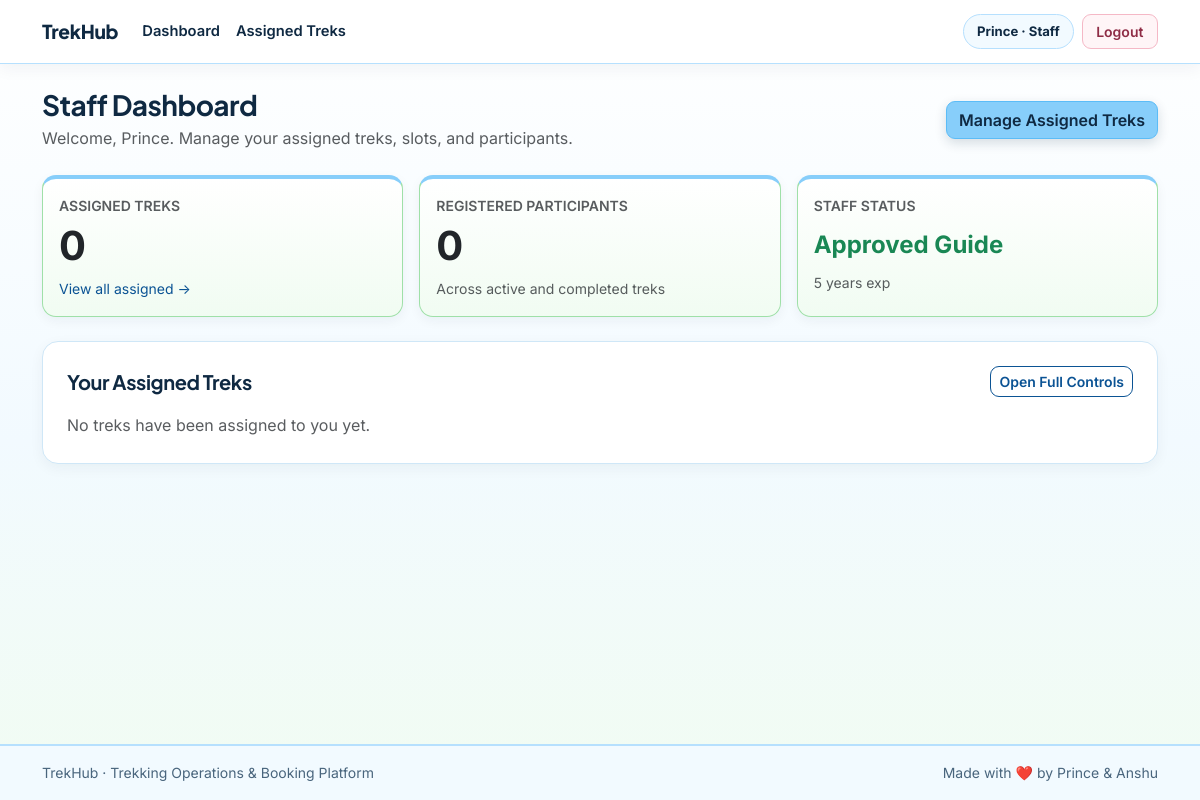
Screenshot of /staff/dashboard (signed in) with the database file from the repository.
### models/user.py (models this page shows, shortened)
class User(db.Model):
    __tablename__ = "users"
    id = db.Column(db.Integer, primary_key=True)
    name = db.Column(db.String(120), nullable=False)
    email = db.Column(db.String(150), unique=True, nullable=False, index=True)
    password_hash = db.Column(db.String(255), nullable=False)
    phone = db.Column(db.String(20), nullable=True)
    emergency_contact = db.Column(db.String(20), nullable=True)
    role = db.Column(db.String(20), nullable=False, default="user")
    experience = db.Column(db.String(200), nullable=True)
    is_approved = db.Column(db.Boolean, nullable=False, default=True)
    is_blacklisted = db.Column(db.Boolean, nullable=False, default=False)
    created_at = db.Column(db.DateTime, default=lambda: datetime.now(timezone.utc))
    assigned_treks = db.relationship("Trek", back_populates="assigned_staff", lazy=True)
    bookings = db.relationship("Booking", back_populates="user", lazy=True, cascade="all, delete-orphan")
    payments = db.relationship("Payment", back_populates="user", lazy=True, cascade="all, delete-orphan")
    reviews = db.relationship("Review", back_populates="user", lazy=True, cascade="all, delete-orphan")
    location_updates = db.relationship("LocationUpdate", back_populates="user", lazy=True, cascade="all, delete-orphan")

### routes/staff_routes.py (the view)
@staff_bp.route("/dashboard", methods=["GET"])
@role_required("staff")
def dashboard():
    return staff_controller.dashboard()

### controllers/staff_controller.py (called while the page is built, shortened)
def _build_trek_stats(treks):
    stats = []
    return stats

def dashboard():
    staff = g.current_user
    treks = (
        Trek.query.filter_by(assigned_staff_id=staff.id)
        .filter(Trek.status != "Completed")
        .order_by(Trek.start_date.asc())
        .all()
    )
    trek_stats = _build_trek_stats(treks)
    total_participants = sum(item["registered_count"] for item in trek_stats)
    return render_template(
        "staff/dashboard.html",
        staff=staff,
        total_treks=len(treks),
        total_participants=total_participants,
        trek_stats=trek_stats,
    )

### utils/helpers.py (called while the page is built)
def get_logged_in_user():
    try:
        verify_jwt_in_request(optional=True)
        identity = get_jwt_identity()
        if identity and str(identity).isdigit():
            user = User.query.get(int(identity))
            if user and not user.is_blacklisted:
                return user
    except Exception:
        return None
    return None

### templates/staff/dashboard.html (shortened to what this page needs)
{% extends "base.html" %}  {% block content %}
<div
  class="d-flex flex-wrap justify-content-between align-items-center gap-2 mb-4"
>
  <div>
    <h1 class="h3 fw-bold mb-1">Staff Dashboard</h1>
    <p class="text-muted mb-0">
      Welcome, {{ staff.name }}. Manage your assigned treks, slots, and
      participants.
    </p>
  </div>
  <a href="{{ url_for('staff.assigned_treks') }}" class="btn btn-trek"
    >Manage Assigned Treks</a
  >
</div>
<div class="row g-3 mb-4">
  <div class="col-md-4">
    <div class="card stat-card bg-white p-3 h-100">
      <span class="text-muted small fw-semibold">ASSIGNED TREKS</span>
      <span class="display-6 fw-bold mt-1">{{ total_treks }}</span>
      <a
        href="{{ url_for('staff.assigned_treks') }}"
        class="small text-decoration-none mt-2"
        >View all assigned &rarr;</a
      >
    </div>
  </div>
  <div class="col-md-4">
    <div class="card stat-card bg-white p-3 h-100">
      <span class="text-muted small fw-semibold">REGISTERED PARTICIPANTS</span>
      <span class="display-6 fw-bold mt-1">{{ total_participants }}</span>
      <span class="small text-muted mt-2"
        >Across active and completed treks</span
      >
    </div>
  </div>
  <div class="col-md-4">
    <div class="card stat-card bg-white p-3 h-100">
      <span class="text-muted small fw-semibold">STAFF STATUS</span>
      <span class="fs-4 fw-bold text-success mt-2">Approved Guide</span>
      <span class="small text-muted mt-2"
        >{{ staff.experience or 'Active trek staff member' }}</span
      >
    </div>
  </div>
</div>
<div class="card card-trek bg-white p-4">
  <div class="d-flex justify-content-between align-items-center mb-3">
    <h2 class="h5 fw-bold mb-0">Your Assigned Treks</h2>
    <a
      href="{{ url_for('staff.assigned_treks') }}"
      class="btn btn-sm btn-outline-trek"
      >Open Full Controls</a
    >
  </div>
  {% if trek_stats %}
  <div class="table-responsive">
    <table class="table table-hover align-middle table-trekhub mb-0">
      <thead>
        <tr>
          <th>ID</th>
          <th>Trek &amp; Location</th>
          <th>Dates</th>
          <th>Registered / Total</th>
          <th>Available Slots</th>
          <th>Status</th>
          <th>Quick Actions</th>
        </tr>
      </thead>
      <tbody>
        {% for item in trek_stats %} {% set trek = item.trek %}
        <tr>
          <td>#{{ trek.id }}</td>
          <td>
            <div class="fw-semibold">{{ trek.name }}</div>
            <small class="text-muted"
              >{{ trek.location }} &middot; {{ trek.difficulty }}</small
            >
          </td>
          <td class="small">
            {{ trek.start_date.strftime('%d %b %Y') }}<br />
            <span class="text-muted"
              >to {{ trek.end_date.strftime('%d %b %Y') }}</span
            >
          </td>
          <td class="fw-semibold">
            {{ item.registered_count }} / {{ trek.total_slots }}
          </td>
          <td>{{ trek.available_slots }}</td>
          <td>
            <span class="badge {{ status_badge_class(trek.status) }}"
              >{{ trek.status }}</span
            >
          </td>
          <td>
            <div class="d-flex flex-wrap gap-1">
              <a
                href="{{ url_for('staff.participants', trek_id=trek.id) }}"
                class="btn btn-sm btn-outline-primary"
                >Participants</a
              >
              <a
                href="{{ url_for('location.view_location', trek_id=trek.id) }}"
                class="btn btn-sm btn-outline-trek"
                >Live Location</a
              >
              {% if trek.status in ('Open', 'Closed') %}
              <form
                action="{{ url_for('staff.mark_trek_status', trek_id=trek.id) }}"
                method="POST"
                class="d-inline"
              >
                <input type="hidden" name="status" value="Started" />
                <button type="submit" class="btn btn-sm btn-primary">
                  Mark Started
                </button>
              </form>
              {% elif trek.status == 'Started' %}
              <form
                action="{{ url_for('staff.mark_trek_status', trek_id=trek.id) }}"
                method="POST"
                class="d-inline"
              >
                <input type="hidden" name="status" value="Completed" />
                <button type="submit" class="btn btn-sm btn-dark">
                  Mark Completed
                </button>
              </form>
              {% endif %}
            </div>
          </td>
        </tr>
        {% endfor %}
      </tbody>
    </table>
  </div>
  {% else %}
  <p class="text-muted mb-0">No treks have been assigned to you yet.</p>
  {% endif %}
</div>
{% endblock %}

### templates/base.html (shortened to what this page needs)
<!doctype html>
<html lang="en">
  <head>
    <link
      href="https://cdn.jsdelivr.net/npm/bootstrap@5.3.3/dist/css/bootstrap.min.css"
      rel="stylesheet"
    />
    <link
      rel="stylesheet"
      href="{{ url_for('static', filename='css/style.css') }}"
    />
  </head>
  <body>
    <nav class="navbar navbar-expand-lg navbar-trekhub sticky-top">
      <div class="container">
        <a
          class="navbar-brand d-flex align-items-center gap-2"
          href="{{ url_for('index') }}"
        >
          <span>TrekHub</span>
        </a>
        <div class="collapse navbar-collapse" id="trekhubNavbar">
          <ul class="navbar-nav me-auto mb-2 mb-lg-0">
            {% if current_user %} {% if current_user.role == 'admin' %}
            <li class="nav-item">
              <a class="nav-link" href="{{ url_for('admin.dashboard') }}"
                >Dashboard</a
              >
            </li>
            <li class="nav-item">
              <a class="nav-link" href="{{ url_for('admin.manage_treks') }}"
                >Treks</a
              >
            </li>
            <li class="nav-item">
              <a class="nav-link" href="{{ url_for('admin.all_bookings') }}"
                >Bookings</a
              >
            </li>
            <li class="nav-item">
              <a
                class="nav-link"
                href="{{ url_for('admin.completed_feedback') }}"
                >Feedback</a
              >
            </li>
            <li class="nav-item">
              <a class="nav-link" href="{{ url_for('admin.manage_staff') }}"
                >Staff</a
              >
            </li>
            <li class="nav-item">
              <a class="nav-link" href="{{ url_for('admin.manage_users') }}"
                >Users</a
              >
            </li>
            {% elif current_user.role == 'staff' %}
            <li class="nav-item">
              <a class="nav-link" href="{{ url_for('staff.dashboard') }}"
                >Dashboard</a
              >
            </li>
            <li class="nav-item">
              <a class="nav-link" href="{{ url_for('staff.assigned_treks') }}"
                >Assigned Treks</a
              >
            </li>
            {% endif %} {% endif %}
          </ul>
          <div class="d-flex flex-wrap align-items-center gap-2">
            {% if current_user %}
            <span class="user-pill"
              >{{ current_user.name }} &middot; {{ current_user.role|capitalize
              }}</span
            >
            <a
              href="{{ url_for('auth.logout') }}"
              class="btn btn-sm btn-outline-light"
              >Logout</a
            >
            {% endif %}
          </div>
        </div>
      </div>
    </nav>
    <main class="container py-4">
       {% block content %}{% endblock %}
    </main>
    <footer class="footer-trekhub py-3 mt-auto">
      <div
        class="container d-flex flex-wrap justify-content-between align-items-center gap-2"
      >
        <span>TrekHub &middot; Trekking Operations &amp; Booking Platform</span>
        <span>Made with ❤️ by Prince & Anshu</span>
      </div>
    </footer>
  </body>
</html>

### static/css/style.css (style rules this page uses)
:root { --trek-sky: #87cefa; --trek-sky-bright: #5bbcf7; --trek-sky-deep: #0b5394; --trek-sky-soft: #dff2ff; --trek-sky-pale: #f2faff; --trek-sky-border: #b6e0fe; --trek-pink: #f4c2c2; --trek-pink-deep: #8f2d46; --trek-pink-soft: #fde4e8; --trek-pink-pale: #fff5f7; --trek-pink-border: #f5b8c6; --trek-green: #b7ebbd; --trek-green-deep: #1b5e2a; --trek-green-soft: #dcf7df; --trek-green-pale: #f1fcf2; --trek-green-border: #9fe0a8; --trek-white: #ffffff; --trek-bg: #f7fcff; --trek-ink: #0f2942; --trek-muted: #49657d; --trek-border: #cfe7f7; --trek-border-soft: #e3f2fc; }
body { background: linear-gradient( 180deg, var(--trek-white) 0%, var(--trek-sky-pale) 55%, var(--trek-green-pale) 100% ); color: var(--trek-ink); min-height: 100vh; display: flex; flex-direction: column; font-family: "Inter", system-ui, -apple-system, "Segoe UI", Roboto, sans-serif; -webkit-font-smoothing: antialiased; line-height: 1.6; }
h1, h2, h3, h4, h5, h6, .navbar-brand { font-family: "Plus Jakarta Sans", "Inter", system-ui, sans-serif; letter-spacing: -0.02em; }
main { flex: 1; }
a { color: var(--trek-sky-deep); transition: color 0.16s ease; }
.navbar-trekhub { background-color: var(--trek-white); border-bottom: 1.5px solid var(--trek-sky-border); box-shadow: 0 4px 16px rgba(15, 41, 66, 0.06); padding-block: 0.7rem !important; }
.navbar-trekhub .navbar-brand { font-weight: 800; font-size: 1.2rem; letter-spacing: -0.015em; color: var(--trek-ink); }
.navbar-trekhub .nav-link { color: var(--trek-ink); font-size: 0.92rem; font-weight: 600; padding: 0.45rem 0.85rem; border-radius: 8px; transition: background-color 0.16s ease, color 0.16s ease; }
.user-pill { font-size: 0.82rem; font-weight: 700; color: var(--trek-ink); background-color: var(--trek-sky-pale); border: 1px solid var(--trek-sky-border); padding: 0.36rem 0.8rem; border-radius: 999px; white-space: nowrap; }
.navbar-trekhub .btn-outline-light { color: var(--trek-pink-deep); border: 1.5px solid var(--trek-pink-border); background-color: var(--trek-pink-pale); padding: 0.36rem 0.85rem; }
.btn { border-radius: 9px; font-weight: 600; transition: all 0.16s ease; }
.btn-trek { background-color: var(--trek-sky); border: 1.5px solid var(--trek-sky-bright); color: var(--trek-ink); box-shadow: 0 4px 12px rgba(15, 41, 66, 0.16); }
.btn-outline-trek { background-color: var(--trek-white); border: 1.5px solid var(--trek-sky-deep); color: var(--trek-sky-deep); }
.card-trek { background-color: var(--trek-white); color: var(--trek-ink); border: 1px solid var(--trek-border); border-radius: 16px; box-shadow: 0 4px 14px rgba(15, 41, 66, 0.05); transition: transform 0.18s ease, box-shadow 0.18s ease, border-color 0.18s ease; }
.stat-card { background: linear-gradient( 180deg, var(--trek-white) 0%, var(--trek-green-pale) 100% ); border: 1px solid var(--trek-green-border); border-top: 4px solid var(--trek-sky); border-radius: 14px; box-shadow: 0 4px 12px rgba(15, 41, 66, 0.05); }
.footer-trekhub { background-color: var(--trek-sky-pale); color: var(--trek-muted); border-top: 2px solid var(--trek-sky-border); font-size: 0.875rem; }

### rows the page displays
User: name "Prince", role "Staff", experience "5 years exp"

### other values shown
{{ total_treks }} "0"
{{ total_participants }} "0"
